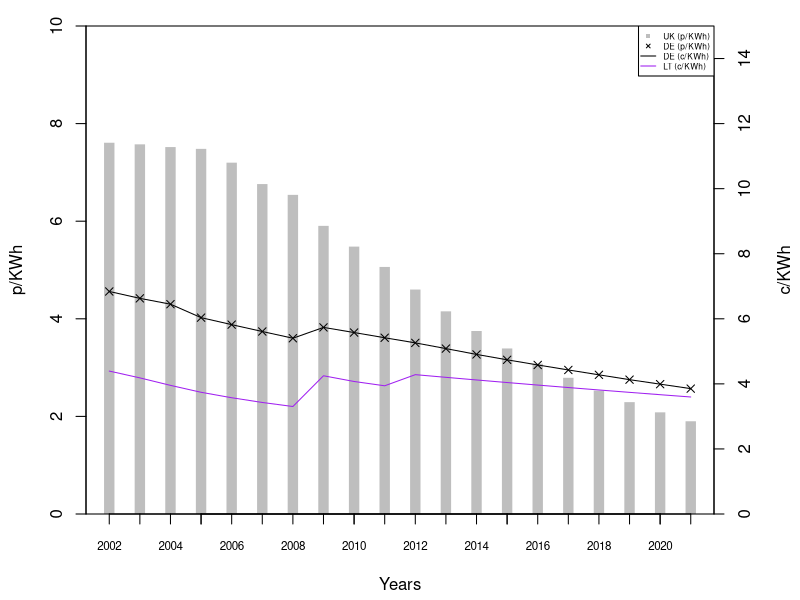

Source code (R):
####################
#
#	Title:  Expected Average Remuneration under the EEG and the ROC. (2002 - 2021)
# Source: Calculations and assumptions: Buttler and Neuhoff (2008, 2004). 
# Data sources: EUROSTAT (sts_inpp_a). DE: BMU (EEG 2000, section 7. EEG 2004, article 10. EEG 2009, section 20, 29 and 30. EEG 2012, section 20, 29 and 30). Lauber and Mez (2004). Statistisches Bundesamt (WZ08-47).  LT: Marciukatis (2011). Baltpool (2012). UK: [See previous calculations]. Office for National Statistics (MM23)
#	Notes: Assumed fixed annual inflation rate from 2012 in all three countries of 1.96%.
# Units: p/KWh and c/KWh (in 2003-prices)
# Dependencies: fig_roc-price-compontents.R (ROC.Value.csv)
# Reverse dependencies: fig_anticipated-price-energy.R (DE.PMT.csv, LT.PMT.csv, UK.PMT.csv).
#
####################

#library(ggplot2)
#library(reshape2)

# LOAD THE DATA
data.ROC.Value = read.csv("ROC.Value.csv")

data.rpi.UK = read.csv("ons_mm23_rpi.csv") # index (January 1987=100)
data.rpi.DE = read.csv("destatis_WZ08-47_rpi.csv") # index (2005=100)
data.ppi = read.csv("eurostat-sts_inpp_a_producerpriceindex.csv") # index (2005=100)

# Parameters
Discount.rate = 0.08 # 8%
Exchange.rate.GBP = 1.5 # GBP/EUR
Exchange.rate.LTL = 63.7/220 # LTL/EUR. Calculated as 63.7EUR/220LTL. Calculated using the infomation from Marciukatis (2011)
Pool.price.UK = 3 # p/KWh. 2.79 in Butler and Neuhoff calculations, but they use it from 2025.
# Before the Ignalina NPP was shut down, there was not electricity market in LT, since Ignalina contributed to the majority of electricity production. And as a consequence the "price" paid to nuclear has been very stable for 10 year, LTL 6.58 (2008), 6.11 (2009) ≈ 1.7. (NCC, 2009 and XXXX 20xx)
# We make the assumption that:
# - A fixed pool price for all years, correspond the the average of the last three years market data.
# - BALTPOOL: Last three year average (2010-2012): 157.36 LTL/MWh  ≈ 4.54 c/KWh.
# - Project developers belevied the the goverments commitment to close down the nuclear power plant no later than 31. december 2009 (European Commission 2008). And that they therefore anticipate the higher market pool price.
# - Similarly we assume that the market price also take the long term MC ??? into account, and any (evt.) newly constructed nuclear power will not increase the pool price / make it jump.
Pool.price.LT = 157.36 *Exchange.rate.LTL/10 # c/KWh.
Future.inflation.rate = 0.0196 # 1.96% annually. From Butler and Neuhoff calculations. Assumption: ECB target of just below 2%. And identical in all three countries.

# Time range for build year
years = c(2002:2021)
years.DE = c(2000:2021)

# Creating empty components that we will fill content into later
DE.FIT.initial.fee = NA
DE.FIT.basic.fee = NA
DE.FIT.degression.rate = NA
LT.FIT.initial.fee = NA
# Cash flow:
# x-axis: build year,     y-axis: years after build.
# x-axis: year 2002-2021, y-axis: the 20 year investment evaluation perio d.
DE.cash.flow = matrix(NA, ncol = length(years.DE), nrow = 20) # c/KWh. Start from 2000 - and afterwards we export and then remove extra years.
LT.cash.flow = matrix(NA, ncol = length(years), nrow = 20) # c/KWh
UK.cash.flow = matrix(NA, ncol = length(years), nrow = 20) # p/KWh
colnames(DE.cash.flow) = years.DE
colnames(LT.cash.flow) = years
colnames(UK.cash.flow) = years


#####
# Fixing base years of the indecies
#####

# We deflate each value in the cash flow, to the price index in the corresponding year. For years after 2011 we assume the same fixed inflation rate for all countries (1.96%)

# This function changes the base of of an index. Required: the new base year, list of years and corresponding list of index values (as old base year).
SET.BASE.YEAR = function(base.year, list.years, list.index){
  i = match(base.year, list.years) # finds the row number that corresponds to the base.year
  df = cbind(list.years, lapply(list.index, function(x){x/list.index[i]*100}) ) # recaulculating index values
  #colnames(df) = c("Years", paste("Index (",base.year,"=100)", sep = "") )
  colnames(df) = c("Years", "Index")
  df # return data frame with years and index.
}

UK.2003.rpi = SET.BASE.YEAR(2003, data.rpi.UK$X, data.rpi.UK$CHAW)
DE.2003.rpi = SET.BASE.YEAR(2003, data.rpi.DE$X, data.rpi.DE[,2])
LT.2003.ppi = SET.BASE.YEAR(2003, data.ppi$X, data.ppi$Lithuania)

# Extending the price indecies from 2012-2040, using the fixed inflation rates.

UK.2003.rpi.extended = matrix(NA, ncol = 2, nrow = (nrow(UK.2003.rpi)+(2040-2011)) )
colnames(UK.2003.rpi.extended) = c("Years", "Index")
for(i in 1:nrow(UK.2003.rpi.extended)) {
  if(i <= nrow(UK.2003.rpi)) {
    UK.2003.rpi.extended[,1][[i]] = UK.2003.rpi[,1][[i]]
    UK.2003.rpi.extended[,2][[i]] = UK.2003.rpi[,2][[i]]
  } else {
    UK.2003.rpi.extended[,1][[i]] = UK.2003.rpi.extended[,1][[i-1]] + 1
    UK.2003.rpi.extended[,2][[i]] = UK.2003.rpi.extended[,2][[i-1]] * (1+Future.inflation.rate)
  }
}

DE.2003.rpi.extended = matrix(NA, ncol = 2, nrow = (nrow(DE.2003.rpi)+(2040-2011)) )
colnames(DE.2003.rpi.extended) = c("Years", "Index")
for(i in 1:nrow(DE.2003.rpi.extended)) {
  if(i <= nrow(DE.2003.rpi)) {
    DE.2003.rpi.extended[,1][[i]] = DE.2003.rpi[,1][[i]]
    DE.2003.rpi.extended[,2][[i]] = DE.2003.rpi[,2][[i]]
  } else {
    DE.2003.rpi.extended[,1][[i]] = DE.2003.rpi.extended[,1][[i-1]] + 1
    DE.2003.rpi.extended[,2][[i]] = DE.2003.rpi.extended[,2][[i-1]] * (1+Future.inflation.rate)
  }
}

LT.2003.ppi.extended = matrix(NA, ncol = 2, nrow = (nrow(LT.2003.ppi)+(2040-2011)) )
colnames(LT.2003.ppi.extended) = c("Years", "Index")
for(i in 1:nrow(LT.2003.ppi.extended)) {
  if(i <= nrow(LT.2003.ppi)) {
    LT.2003.ppi.extended[,1][[i]] = LT.2003.ppi[,1][[i]]
    LT.2003.ppi.extended[,2][[i]] = LT.2003.ppi[,2][[i]]
  } else {
    LT.2003.ppi.extended[,1][[i]] = LT.2003.ppi.extended[,1][[i-1]] + 1
    LT.2003.ppi.extended[,2][[i]] = LT.2003.ppi.extended[,2][[i-1]] * (1+Future.inflation.rate)
  }
}


#####
# Germany cash flow
#####

# For each build year the EEG gives an intial fee (for the first 5 years) and a basic fee (for the following 15 years).
# These rates are degressed from build year to build year, corresponding to the degression rate specified in the EEG.
for(i in 1:20) { # for each year after build (row)
  # Start from 2000 - and afterwards we export and then remove extra years.
  for(j in 1:length(years.DE)) { # for each build year (coloumn)

    # EEG 2000 (2000-2004)
    if(j <= 3) {
      # Rates for year 2000
      DE.FIT.initial.fee = 9.1 # c/KWh
      DE.FIT.basic.fee = 6.17 # c/KWh
      DE.FIT.degression.rate = 0.015 # 1.5%
      # Degression from 2002.
      if(j == 3) {
        DE.FIT.initial.fee = DE.FIT.initial.fee * (1-DE.FIT.degression.rate)
        DE.FIT.basic.fee = DE.FIT.basic.fee * (1-DE.FIT.degression.rate)
      }
    # EEG 2004 (2005-2008)
    } else if(j == 6) {
      # Rates for year 2004
      DE.FIT.initial.fee = 8.7 # c/KWh
      DE.FIT.basic.fee = 5.5 # c/KWh
      DE.FIT.degression.rate = 0.02 # 2%
      # Start from 2005: 
      DE.FIT.initial.fee = DE.FIT.initial.fee * (1-DE.FIT.degression.rate)
      DE.FIT.basic.fee = DE.FIT.basic.fee * (1-DE.FIT.degression.rate)
      
    # EEG 2009 (2009-20011)
    } else if(j == 10) { 
      # Rates for year 2009
      DE.FIT.initial.fee = 9.2 # c/KWh
      DE.FIT.basic.fee = 5.02 # c/KWh
      DE.FIT.degression.rate = 0.01 # 1%
      
    # EEG 2012 (2012-)
    } else if(j == 13) { 
      # Rates for year 2012
      DE.FIT.initial.fee = 8.93 # c/KWh
      DE.FIT.basic.fee = 4.87 # c/KWh
      DE.FIT.degression.rate = 0.015 # 1.5%
      
    # Degress fees according to degression rates
    } else {
      DE.FIT.initial.fee = DE.FIT.initial.fee * (1-DE.FIT.degression.rate)
      DE.FIT.basic.fee = DE.FIT.basic.fee * (1-DE.FIT.degression.rate)
    }
    
    # First 5 years: initial fee. Thereafter: basic fee.
    if(i <= 5) {
      DE.cash.flow[i,j] = DE.FIT.initial.fee
    } else {
      DE.cash.flow[i,j] = DE.FIT.basic.fee
    }
  }
}

# Round numbers:
# Degression rates should be calculated on the unrounded numbers, but developers will pay using rounded numbers. 
for(i in 1:20) { # for each year after build (row)
  for(j in 1:length(years.DE)) { # for each build year (coloumn)
    
    # Round to 1 digit in EEG 2000, and 2 digit in all following EEGs.
    if(j > 2 && j < 6 ) {
      DE.cash.flow[i,j] = round(DE.cash.flow[i,j], digits = 1)
    } else {
      DE.cash.flow[i,j] = round(DE.cash.flow[i,j], digits = 2)
    }
    
  }
}

# Price adjust:
for(i in 1:20) { # for each year after build (row)
  for(j in 1:length(years.DE)) { # for each build year (coloumn)
    DE.cash.flow[i,j] = DE.cash.flow[i,j] / DE.2003.rpi.extended[,2][((i-1)+j+9)] * 100
  }
}

#####
# Lithuania cash flow
#####

# For each build year the LT FIT system gives fee (for the first 12 years) and thereafter developers recive the pool price.
for(i in 1:20) { # for each year after build (row)
  for(j in 1:length(years)) { # for each build year (coloumn)
    
    # 2002-2008
    if(j == 1) { LT.FIT.initial.fee = 220 *Exchange.rate.LTL/10 # c/KWh
      
    # 2009-2012
    } else if(j == 8) { LT.FIT.initial.fee = 300 *Exchange.rate.LTL/10 # c/KWh
      
    # 2012-
    # What assumptions should be make ?? Simple average of the three sub-band rates or ???
    } else if(j == 11) { # LT.FIT.initial.fee =
      # simple average of data from http://www.regula.lt in LTL, so also applying exchange rate to get it in euro-cent
      LT.FIT.initial.fee = mean(c(370, 360, 280)) *Exchange.rate.LTL/10
    }
    
    # First 12 years: initial fee. Thereafter: pool price.
    if(i <= 12) {
      LT.cash.flow[i,j] = LT.FIT.initial.fee
    } else {
      LT.cash.flow[i,j] = Pool.price.LT
    }
    
  }
}

# Price adjust:
for(i in 1:20) { # for each year after build (row)
  for(j in 1:length(years)) { # for each build year (coloumn)
    LT.cash.flow[i,j]  = LT.cash.flow[i,j] / LT.2003.ppi.extended[,2][((i-1)+j+7)] * 100
  }
}

#####
# UK cash flow
#####

# Using the total ROC value, that we calculated in fig_roc-price-compontents.R, we fill in each year with its respective price.
# For years after 2021 where we have not calculated ROC value:
# We will assume fixed price of 3 similar to (but not mentioned in) Butler and Neuhoff (2008). The number 3 has been found by method of trial-and-error.
for(i in 1:20) { # for each year after build (row)
  for(j in 1:length(years)) { # for each build year (coloumn)
    if( ((i-1)+j) <= length(data.ROC.Value$Total) ) { # if we have calculated the ROC value for the specific year
      UK.cash.flow[i,j] = data.ROC.Value$Total[[((i-1)+j)]] # Total ROC value p/KWH
    } else {
      UK.cash.flow[i,j] = Pool.price.UK # 3 p/KWh
    }
  }
}

# Price adjust:
#a = c("START:")
for(i in 1:20) { # for each year after build (row)
  for(j in 1:length(years)) { # for each build year (coloumn)
    #a = append(a, c(UK.2003.rpi.extended[,1][((i-1)+j+15)]))
    UK.cash.flow[i,j] = UK.cash.flow[i,j] / UK.2003.rpi.extended[,2][((i-1)+j+15)] * 100
  }
  #a = append(a, "###")
}
#a # prints the years from the price index that correspond to the years in the cash flow. Just to check whether we are using the correct offset.


#####
# Calculating Net Present Value and correspoding Payment
#####

NPV = function(i, N) {
  SUM = 0
  for(t in 1:length(N)) {
    SUM = SUM + N[[t]]/((1+i)^t)
  }
  SUM # returns the SUM
}

PMT = function(i, n, PV) {
  PV / ( (1 - (1/(1 + i)^n)) / i ) # Returns payment
}  

# calculating NPV for each year
DE.NPV = sapply(colnames(DE.cash.flow), function(x){NPV(Discount.rate, DE.cash.flow[, x])} ) 
LT.NPV = sapply(colnames(LT.cash.flow), function(x){NPV(Discount.rate, LT.cash.flow[, x])} )
UK.NPV = sapply(colnames(UK.cash.flow), function(x){NPV(Discount.rate, UK.cash.flow[, x])} )

# calculating Payment for each year
DE.PMT = lapply(DE.NPV, function(x){PMT(Discount.rate, 20, x)} ) 
LT.PMT = lapply(LT.NPV, function(x){PMT(Discount.rate, 20, x)} )
UK.PMT = lapply(UK.NPV, function(x){PMT(Discount.rate, 20, x)} )

# save for export and remove years 2000 and 2001
DE.PMT.short = DE.PMT[3:22]

#####
# Plotting
#####

# German rates in pounds instead of euro
DE.PMT.POUNDS = lapply(DE.PMT.short, function(x){ x/Exchange.rate.GBP } )

pdf(file="fig_expected-average-remuneration-priceadjusted.pdf", height=3.5, width=5)

par(mar=c(4,4,1,4)+.3, yaxs='i') # margin, and y-axis start at y=0
plot(x=years, y=UK.PMT, axes=FALSE, col="gray", type="h", lwd=10, lend="square", xlab="Years", ylab="p/KWh", ylim=range(0,10))
axis(1, labels=FALSE)
axis(1, at=years, cex.axis=0.7)
axis(2)
points(x=years, y=DE.PMT.POUNDS, pch=4)
par(new=TRUE) # plot the following using the secondary axis: 
plot(x=years, y=DE.PMT.short, type="l", xaxt="n", yaxt="n", xlab="", ylab="", ylim=range(0,10*Exchange.rate.GBP))
lines(x=years, y=LT.PMT, col="purple")
axis(4) # add secondary axis
mtext("c/KWh",side=4,line=3)
legend("topright", legend=c("UK (p/KWh)","DE (p/KWh)", "DE (c/KWh)", "LT (c/KWh)"), col=c("grey","black", "black","purple"), lty = c(NA, NA,"solid","solid"), pch = c(15, 4, NA, NA), lwd=c(20, 1, 1, 1), cex=0.5)

dev.off()

#####
# Export
#####

# Save to CSV
write.csv(cbind(DE.PMT), "DE.PMT.csv", row.names=TRUE)
write.csv(cbind(LT.PMT), "LT.PMT.csv", row.names=TRUE)
write.csv(cbind(UK.PMT), "UK.PMT.csv", row.names=TRUE)
